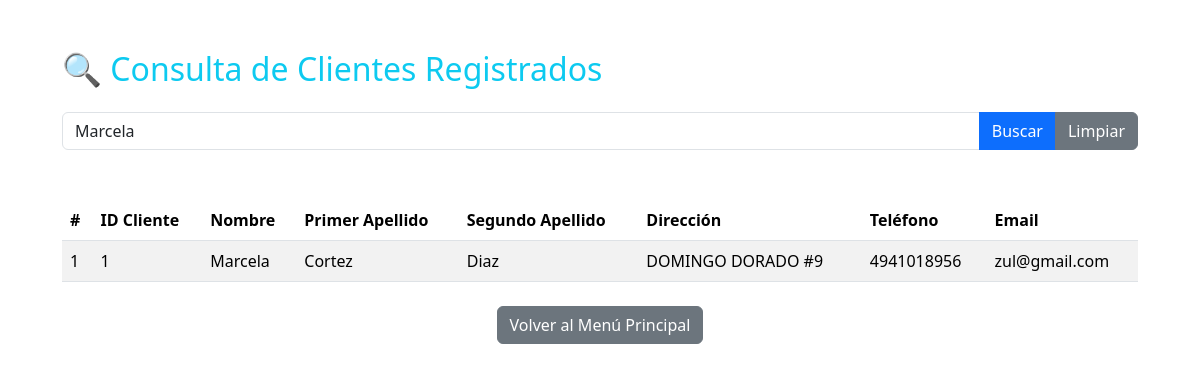
The page /0_proyecto_con_xamp/php/controllers/ABCC_Clientes/formularios/formulario_consultasCliente.php?busqueda=Marcela  (signed in) on the database its author committed.
### tables this page shows
CREATE TABLE `cliente` (
  `idCliente` int NOT NULL AUTO_INCREMENT,
  `Nombre` varchar(45) DEFAULT NULL,
  `Apellido1` varchar(45) DEFAULT NULL,
  `Apellido2` varchar(45) DEFAULT NULL,
  `Direccion` varchar(200) DEFAULT NULL,
  `Telefono` varchar(15) DEFAULT NULL,
  `Email` varchar(45) DEFAULT NULL,
  PRIMARY KEY (`idCliente`)
);

### 0_proyecto_con_xamp/php/database/conexion_bdd_autos_amistosos.php (called while the page is built, shortened)
<?php
class ConexionBDautosAmistosos {
    private static $instancia = null;
    private $conexion;
    private $host = "localhost";
    private $puerto = "3306";
    private $usuario = "dianita";
    private $password = "dianita";
    private $bd = "autos_amistosos";
    private function __construct() {
        $dsn = "mysql:host={$this->host};port={$this->puerto};dbname={$this->bd}";
        try {
            $this->conexion = new PDO($dsn, $this->usuario, $this->password);
            $this->conexion->setAttribute(PDO::ATTR_ERRMODE, PDO::ERRMODE_EXCEPTION);
        } catch (PDOException $e) {
            throw new Exception("Error en la conexión a la BD de Autos: " . $e->getMessage());
        }
    }
    public static function getInstancia(): ConexionBDautosAmistosos {
        if (self::$instancia === null) {
            self::$instancia = new self();
        }
        return self::$instancia;
    }
    public function getConexion(): PDO {
        return $this->conexion;
    }
}
?>

### 0_proyecto_con_xamp/php/controllers/ABCC_Clientes/clienteDAO.php (called while the page is built, shortened)
<?php
include_once(__DIR__ . '../../../database/conexion_bdd_autos_amistosos.php');
class ClienteDAO {
    private $conexion;
  public function __construct(){
    $instancia_singleton = ConexionBDautosAmistosos::getInstancia();
    $this->conexion = $instancia_singleton->getConexion();
}
    public function buscarClientes($termino) {
        $like_term = "%" . $termino . "%";
        $sql = "SELECT idCliente, Nombre, Apellido1, Apellido2, Direccion, Telefono, Email
                FROM Cliente
                WHERE Nombre LIKE ? OR Apellido1 LIKE ? OR Email LIKE ?";
        try {
            $stmt = $this->conexion->prepare($sql);
            $stmt->execute([$like_term, $like_term, $like_term]);
            return $stmt->fetchAll(PDO::FETCH_ASSOC);
        } catch (PDOException $e) {
            error_log("Error al buscar Clientes: " . $e->getMessage());
            return [];
        }
    }
}
?>

### 0_proyecto_con_xamp/php/controllers/ABCC_Clientes/formularios/formulario_consultasCliente.php (the view, shortened to what this page needs)
<?php
include_once('../clienteDAO.php');
$cliente_obj = new clienteDAO();
$termino_busqueda = $_GET['busqueda'] ?? '';
if (!empty($termino_busqueda)) {
    $datos = $cliente_obj->buscarClientes($termino_busqueda);
} else {
    $datos = $cliente_obj->obtenerTodos();
}
$num_filas = is_array($datos) ? count($datos) : 0;
$contador = 1;
?>
<!DOCTYPE html>
<html lang="es">
<head>
    <link href="https://cdn.jsdelivr.net/npm/bootstrap@5.3.3/dist/css/bootstrap.min.css" rel="stylesheet">
</head>
<body>
<div class="container">
    <h2 class="mb-4 text-info">🔍 Consulta de Clientes Registrados</h2>
    <form action="<?php echo htmlspecialchars($_SERVER["PHP_SELF"]); ?>" method="GET" class="mb-4">
        <div class="input-group">
            <input type="text" class="form-control" placeholder="Buscar por Nombre, Apellido o Email"
                    name="busqueda" value="<?php echo htmlspecialchars($termino_busqueda); ?>">
            <button class="btn btn-primary" type="submit">Buscar</button>
            <?php if (!empty($termino_busqueda)): ?>
                <a href="<?php echo htmlspecialchars($_SERVER["PHP_SELF"]); ?>" class="btn btn-secondary">Limpiar</a>
            <?php endif; ?>
        </div>
    </form>
    </div>
<div class="container">
    <?php
        if($num_filas == 0){
            echo "<div class='alert alert-info' role='alert'>No se encontraron registros de clientes.</div>";
        } else {
            echo '<table class="table table-striped table-hover">';
            echo '<thead>';
                echo '<tr>';
                echo '<th scope="col">#</th>';
                echo '<th scope="col">ID Cliente</th>';
                echo '<th scope="col">Nombre</th>';
                echo '<th scope="col">Primer Apellido</th>';
                echo '<th scope="col">Segundo Apellido</th>';
                echo '<th scope="col">Dirección</th>';
                echo '<th scope="col">Teléfono</th>';
                echo '<th scope="col">Email</th>';
                echo ' </tr>';
            echo '</thead>';
            echo '<tbody>';
            foreach($datos as $fila){
                printf(
                    "<tr>
                        <td> %s </td>
                        <td>%s</td>
                        <td>%s</td>
                        <td>%s</td>
                        <td>%s</td>
                        <td>%s</td>
                        <td>%s</td>
                        <td>%s</td>
                    </tr>",
                    $contador++,
                    $fila['idCliente'],
                    $fila['Nombre'],
                    $fila['Apellido1'],
                    $fila['Apellido2'],
                    $fila['Direccion'],
                    $fila['Telefono'],
                    $fila['Email']
                );
            }
            echo '</tbody>';
            echo '</table>';
        }
    ?>
    <div class="text-center mt-4">
        <a href="../../../../pages/Empleado_Vendedor/menuPrincipal_EV.php" class="btn btn-secondary">Volver al Menú Principal</a>
    </div>
</div>
</body>
</html>

### 0_proyecto_con_xamp/php/controllers/ABCC_Clientes/formularios/formulario_consultasCliente.php (style rules this page uses)
.container { max-width: 1100px; margin-top: 50px; }

### rows shown on the page
cliente: idCliente "1", Nombre "Marcela", Apellido1 "Cortez", Apellido2 "Diaz", Direccion "DOMINGO DORADO #9", Telefono "4941018956", Email "zul@gmail.com"
